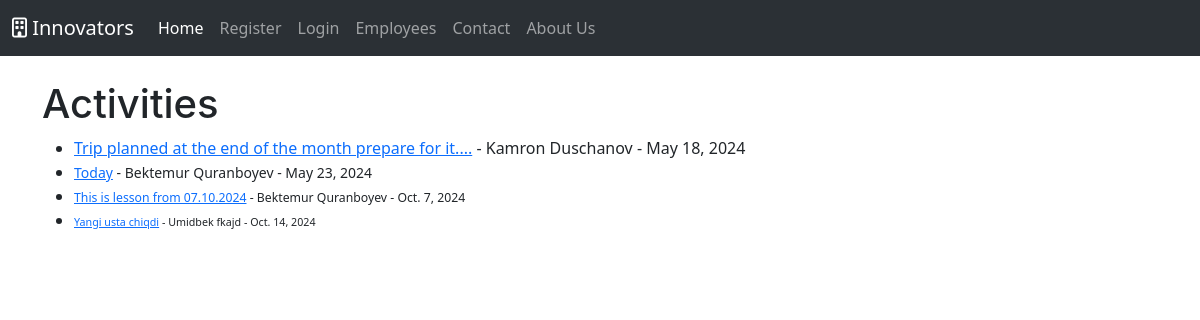
The app's page /category/activities with its own data.
### theblog/models.py (models this page shows, shortened)
class Post(models.Model):
    title = models.CharField(max_length=255)
    header_image = models.ImageField(null=True, blank=True, upload_to="images/")
    title_tag = models.CharField(max_length=255)
    author = models.ForeignKey(User, on_delete=models.CASCADE)
    body = RichTextField(blank=True, null=True)
    post_date = models.DateField(auto_now_add=True)
    category = models.CharField(max_length=255, default='content')
    snippet = models.CharField(max_length=255)
    likes = models.ManyToManyField(User, related_name='blog_posts')

### theblog/views.py (the view)
# urls.py: path('category/<str:cats>', CategoryView, name='category'),
def CategoryView(request, cats):
    category_posts = Post.objects.filter(category=cats.replace('-', ' '))
    return render(request, 'categories.html', {'cats': cats.title().replace('-', ' '), 'category_posts':category_posts})

### theblog/templates/categories.html (shortened to what this page needs)
{% extends 'base.html' %}
{% block content %}
{% if category_posts %}
<h1>{{ cats }}</h1>
<ul>
    {% for post in category_posts %}
    <li><a href="{% url 'post-detail' post.pk %}">{{post.title}}</a>
        - {{post.author.first_name}}
        {{post.author.last_name}} -
        {{ post.post_date}} <small>
            {% endfor %}
</ul>
{% else %}
    <h2 style="color: red;">Sorry this page does not exist...!</h2>
{% endif %}
{% endblock %}

### records on screen
Post: title "Trip planned at the end of the month prepare for it....", author.first_name "Kamron", author.last_name "Duschanov", post_date "May 18, 2024"
Post: title "Today", author.first_name "Bektemur", author.last_name "Quranboyev", post_date "May 23, 2024"
Post: title "This is lesson from 07.10.2024", author.first_name "Bektemur", author.last_name "Quranboyev", post_date "Oct. 7, 2024"
Post: title "Yangi usta chiqdi", author.first_name "Umidbek", author.last_name "fkajd", post_date "Oct. 14, 2024"

### other values on screen
{{ cats }} "Activities"
